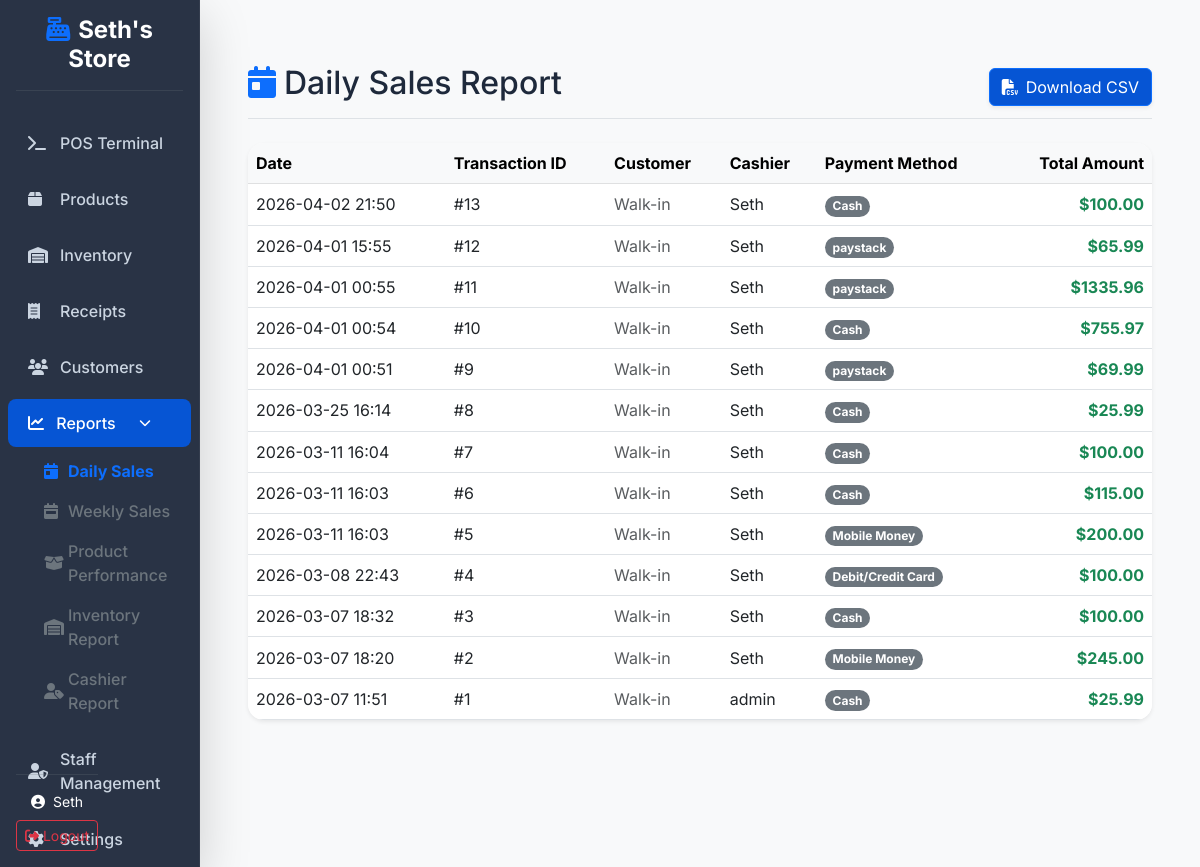
/reports/daily/ (signed in), run on the app's committed database.
### accounts/models.py (models this page shows, shortened)
class User(AbstractUser):
    ROLE_CHOICES = (
        ('admin', 'Administrator'),
        ('manager', 'Manager'),
        ('cashier', 'Cashier'),
    )
    role = models.CharField(max_length=20, choices=ROLE_CHOICES, default='cashier')

### sales/models.py (models this page shows, shortened)
class Sale(models.Model):
    date = models.DateTimeField(auto_now_add=True)
    user = models.ForeignKey(settings.AUTH_USER_MODEL, on_delete=models.SET_NULL, null=True)
    customer = models.ForeignKey(Customer, on_delete=models.SET_NULL, null=True, blank=True)
    total_amount = models.DecimalField(max_digits=10, decimal_places=2, default=0.00)
    PAYMENT_CHOICES = (
        ('cash', 'Cash'),
        ('momo', 'Mobile Money'),
        ('card', 'Debit/Credit Card'),
    )
    payment_method = models.CharField(max_length=20, choices=PAYMENT_CHOICES, default='cash')

### reports/views_reports.py (the view, shortened to what this page needs)
# urls.py: path('daily/', views_reports.daily_sales_report, name='daily_sales'),
@login_required
def daily_sales_report(request, export=False):
    sales = Sale.objects.all().select_related('customer', 'user').order_by('-date')
    return render(request, 'reports/daily_report.html', {'sales': sales})

### templates/reports/daily_report.html (shortened to what this page needs)
{% extends 'base.html' %}
{% block main_content %}
<div class="d-flex justify-content-between flex-wrap flex-md-nowrap align-items-center pt-3 pb-2 mb-4 border-bottom">
    <h1 class="h2"><i class="fas fa-calendar-day text-primary me-2"></i>Daily Sales Report</h1>
    <div class="btn-toolbar mb-2 mb-md-0">
        <a href="{% url 'reports:daily_sales_export' %}" class="btn btn-primary shadow-sm hover-lift">
            <i class="fas fa-file-csv me-2"></i>Download CSV
        </a>
    </div>
</div>
<div class="card border-0 shadow-sm rounded-4 overflow-hidden mb-4">
    <div class="table-responsive">
        <table class="table table-hover align-middle mb-0">
            <thead class="table-light">
                <tr>
                    <th>Date</th>
                    <th>Transaction ID</th>
                    <th>Customer</th>
                    <th>Cashier</th>
                    <th>Payment Method</th>
                    <th class="text-end">Total Amount</th>
                </tr>
            </thead>
            <tbody>
                {% for sale in sales %}
                <tr>
                    <td>{{ sale.date|date:"Y-m-d H:i" }}</td>
                    <td>#{{ sale.id }}</td>
                    <td>
                        {% if sale.customer %}
                            {{ sale.customer.name }}
                        {% else %}
                            <span class="text-muted">Walk-in</span>
                        {% endif %}
                    </td>
                    <td>{{ sale.user.username|default:"Unknown" }}</td>
                    <td>
                        <span class="badge bg-secondary rounded-pill">
                            {{ sale.get_payment_method_display|default:sale.payment_method }}
                        </span>
                    </td>
                    <td class="text-end fw-bold text-success">${{ sale.total_amount }}</td>
                </tr>
                {% endfor %}
            </tbody>
        </table>
    </div>
</div>
{% endblock %}

### templates/base.html (shortened to what this page needs)
<!DOCTYPE html>
{% load static %}
<html lang="en">
<head>
    <link href="https://cdn.jsdelivr.net/npm/bootstrap@5.3.0/dist/css/bootstrap.min.css" rel="stylesheet">
    <link rel="stylesheet" href="https://cdnjs.cloudflare.com/ajax/libs/font-awesome/6.4.0/css/all.min.css">
    <link rel="stylesheet" href="{% static 'css/modern-pos.css' %}">
</head>
<body>
    {% if user.is_authenticated %}
    <div class="container-fluid p-0">
        <div class="row g-0">
            <nav class="col-md-3 col-lg-2 d-md-block sidebar collapse shadow-lg glass-panel z-3">
                <div class="sidebar-sticky pt-3">
                    <div class="px-3 mb-4 text-center">
                        <h4 class="text-white fw-bold"><i class="fas fa-cash-register me-2 text-primary"></i>Seth's
                            Store
                        </h4>
                        <hr class="text-secondary opacity-25">
                    </div>
                    <ul class="nav flex-column px-2">
                        <li class="nav-item">
                            <a class="nav-link {% if request.resolver_match.url_name == 'pos' %}active{% endif %}"
                                href="{% url 'sales:pos' %}">
                                <i class="fas fa-terminal"></i> POS Terminal
                            </a>
                        </li>
                        <li class="nav-item">
                            <a class="nav-link {% if 'products' in request.path %}active{% endif %}"
                                href="{% url 'products:list' %}">
                                <i class="fas fa-box"></i> Products
                            </a>
                        </li>
                        <li class="nav-item">
                            <a class="nav-link {% if 'inventory' in request.path %}active{% endif %}"
                                href="{% url 'inventory:list' %}">
                                <i class="fas fa-warehouse"></i> Inventory
                            </a>
                        </li>
                        <li class="nav-item">
                            <a class="nav-link {% if 'receipts' in request.path %}active{% endif %}"
                                href="{% url 'sales:receipts' %}">
                                <i class="fas fa-receipt"></i> Receipts
                            </a>
                        </li>
                        <li class="nav-item">
                            <a class="nav-link {% if 'customers' in request.path %}active{% endif %}"
                                href="{% url 'customers:list' %}">
                                <i class="fas fa-users"></i> Customers
                            </a>
                        </li>
                        <li class="nav-item">
                            <a class="nav-link {% if 'reports' in request.path %}active{% endif %} d-flex align-items-center justify-content-between"
                                data-bs-toggle="collapse" href="#reportsMenu" role="button"
                                aria-expanded="{% if 'reports' in request.path %}true{% else %}false{% endif %}"
                                aria-controls="reportsMenu">
                                <span><i class="fas fa-chart-line me-1"></i> Reports</span>
                                <i class="fas fa-chevron-down" style="font-size: 0.75rem;"></i>
                            </a>
                            <div class="collapse {% if 'reports' in request.path %}show{% endif %}" id="reportsMenu">
                                <ul class="nav flex-column ms-3 mb-2">
                                    <li class="nav-item">
                                        <a class="nav-link py-1 {% if 'daily' in request.path %}text-primary fw-bold{% else %}text-secondary{% endif %}"
                                            href="{% url 'reports:daily_sales' %}">
                                            <i class="fas fa-calendar-day me-1"></i> Daily Sales
                                        </a>
                                    </li>
                                    <li class="nav-item">
                                        <a class="nav-link py-1 {% if 'weekly' in request.path %}text-primary fw-bold{% else %}text-secondary{% endif %}"
                                            href="{% url 'reports:weekly_sales' %}">
                                            <i class="fas fa-calendar-week me-1"></i> Weekly Sales
                                        </a>
                                    </li>
                                    <li class="nav-item">
                                        <a class="nav-link py-1 {% if 'products' in request.path and 'reports' in request.path %}text-primary fw-bold{% else %}text-secondary{% endif %}"
                                            href="{% url 'reports:products' %}">
                                            <i class="fas fa-box-open me-1"></i> Product Performance
                                        </a>
                                    </li>
                                    <li class="nav-item">
                                        <a class="nav-link py-1 {% if 'inventory' in request.path and 'reports' in request.path %}text-primary fw-bold{% else %}text-secondary{% endif %}"
                                            href="{% url 'reports:inventory' %}">
                                            <i class="fas fa-warehouse me-1"></i> Inventory Report
                                        </a>
                                    </li>
                                    <li class="nav-item">
                                        <a class="nav-link py-1 {% if 'cashiers' in request.path %}text-primary fw-bold{% else %}text-secondary{% endif %}"
                                            href="{% url 'reports:cashiers' %}">
                                            <i class="fas fa-user-tag me-1"></i> Cashier Report
                                        </a>
                                    </li>
                                </ul>
                            </div>
                        </li>
                        {% if user.role == 'admin' %}
                        <li class="nav-item">
                            <a class="nav-link {% if 'accounts/employees' in request.path %}active{% endif %}"
                                href="{% url 'accounts:employee_list' %}">
                                <i class="fas fa-user-shield"></i> Staff Management
                            </a>
                        </li>
                        <li class="nav-item">
                            <a class="nav-link" href="{% url 'admin:index' %}">
                                <i class="fas fa-cog"></i> Settings
                            </a>
                        </li>
                        {% endif %}
                    </ul>
                    <div class="mt-auto p-3 text-center" style="position: absolute; bottom: 0; width: inherit;">
                        <hr class="text-secondary opacity-25">
                        <div class="text-white small mb-2">
                            <i class="fas fa-user-circle me-1"></i> {{ user.username }}
                        </div>
                        <form action="{% url 'accounts:logout' %}" method="post">
                            <button type="submit" class="btn btn-outline-danger btn-sm w-100">
                                <i class="fas fa-sign-out-alt"></i> Logout
                            </button>
                        </form>
                    </div>
                </div>
            </nav>
            <main class="col-md-9 ms-sm-auto col-lg-10 px-md-5 py-5 min-vh-100 bg-light">
                {% block main_content %}{% endblock %}
            </main>
        </div>
    </div>
    {% else %}
    <main class="container py-5">
        {% block auth_content %}{% endblock %}
    </main>
    {% endif %}
</body>
</html>

### static/css/modern-pos.css (style rules this page uses)
:root { --primary-color: #0655d4; --secondary-color: #64748b; --success-color: #10b981; --danger-color: #ef4444; --warning-color: #f59e0b; --info-color: #06b6d4; --dark-bg: #1e293b; --light-bg: #f8fafc; --sidebar-bg: #1e293b; --card-bg: #ffffff; --text-primary: #1e293b; --text-secondary: #64748b; --border-color: #e2e8f0; --shadow-sm: 0 2px 4px rgba(0, 0, 0, 0.05), 0 1px 2px rgba(0, 0, 0, 0.1); --shadow-md: 0 10px 15px -3px rgba(0, 0, 0, 0.08), 0 4px 6px -2px rgba(0, 0, 0, 0.04); --shadow-lg: 0 20px 25px -5px rgba(0, 0, 0, 0.1), 0 10px 10px -5px rgba(0, 0, 0, 0.04); --shadow-glow: 0 0 20px rgba(6, 85, 212, 0.2); --transition: all 0.3s cubic-bezier(0.4, 0, 0.2, 1); --border-radius-lg: 20px; --border-radius-md: 12px; }
* { margin: 0; padding: 0; box-sizing: border-box; }
body { font-family: 'Inter', -apple-system, BlinkMacSystemFont, 'Segoe UI', Roboto, sans-serif; background: var(--light-bg); color: var(--text-primary); transition: var(--transition); }
.sidebar { background: var(--sidebar-bg); box-shadow: var(--shadow-lg); min-height: 100vh; transition: var(--transition); border-right: 1px solid rgba(255,255,255,0.05); }
.glass-panel { background: rgba(30, 41, 59, 0.95); backdrop-filter: blur(12px); -webkit-backdrop-filter: blur(12px); }
.sidebar .nav-link { color: #cbd5e1; padding: 12px 20px; margin: 4px 0; border-radius: 8px; transition: var(--transition); display: flex; align-items: center; text-decoration: none; font-weight: 500; }
.sidebar .nav-link.active { background: var(--primary-color); color: #ffffff; }
.sidebar .nav-link i { width: 20px; margin-right: 12px; }
.btn-primary { background: var(--primary-color); color: white; }

### data on the page
User: username "Seth"
Sale: date "2026-04-02 21:50", id "13", shows "Walk-in", user.username "Seth", payment_method "Cash", total_amount "100.00"
Sale: date "2026-04-01 15:55", id "12", shows "Walk-in", user.username "Seth", payment_method "paystack", total_amount "65.99"
Sale: date "2026-04-01 00:55", id "11", shows "Walk-in", user.username "Seth", payment_method "paystack", total_amount "1335.96"
Sale: date "2026-04-01 00:54", id "10", shows "Walk-in", user.username "Seth", payment_method "Cash", total_amount "755.97"
Sale: date "2026-04-01 00:51", id "9", shows "Walk-in", user.username "Seth", payment_method "paystack", total_amount "69.99"
Sale: date "2026-03-25 16:14", id "8", shows "Walk-in", user.username "Seth", payment_method "Cash", total_amount "25.99"
Sale: date "2026-03-11 16:04", id "7", shows "Walk-in", user.username "Seth", payment_method "Cash", total_amount "100.00"
Sale: date "2026-03-11 16:03", id "6", shows "Walk-in", user.username "Seth", payment_method "Cash", total_amount "115.00"
Sale: date "2026-03-11 16:03", id "5", shows "Walk-in", user.username "Seth", payment_method "Mobile Money", total_amount "200.00"
Sale: date "2026-03-08 22:43", id "4", shows "Walk-in", user.username "Seth", payment_method "Debit/Credit Card", total_amount "100.00"
Sale: date "2026-03-07 18:32", id "3", shows "Walk-in", user.username "Seth", payment_method "Cash", total_amount "100.00"
Sale: date "2026-03-07 18:20", id "2", shows "Walk-in", user.username "Seth", payment_method "Mobile Money", total_amount "245.00"
Sale: date "2026-03-07 11:51", id "1", shows "Walk-in", user.username "admin", payment_method "Cash", total_amount "25.99"
